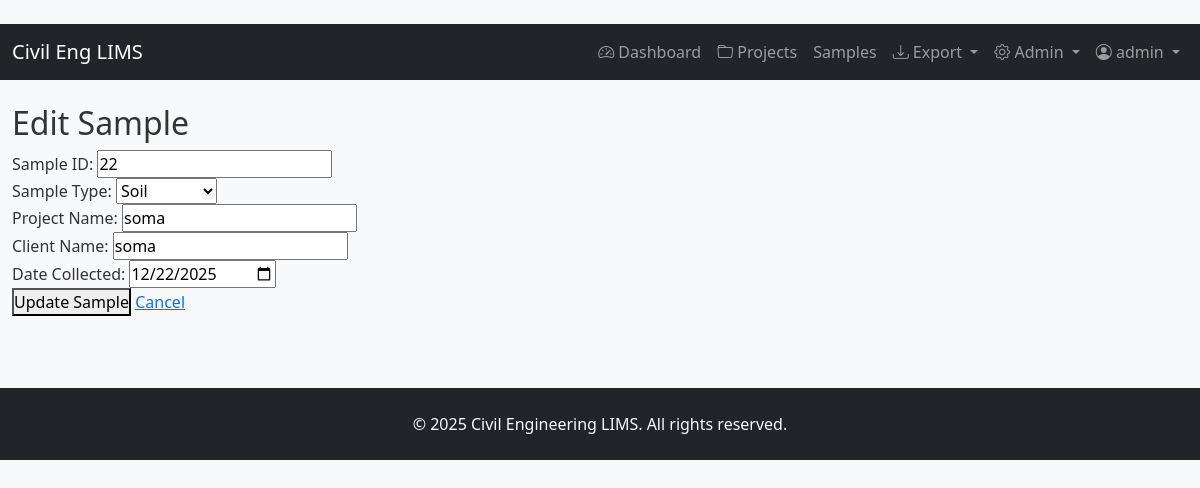
Screenshot of /samples/3/edit (signed in) with the database file from the repository.
### models.py (models this page shows, shortened)
    class User(db.Model, UserMixin):
        __tablename__ = 'users'
        id = db.Column(db.Integer, primary_key=True)
        username = db.Column(db.String(80), unique=True, nullable=False)
        password_hash = db.Column(db.String(255), nullable=False)
        role = db.Column(db.String(30), nullable=False, default='Lab Technician')

    class Sample(db.Model):
        __tablename__ = 'samples'
        id = db.Column(db.Integer, primary_key=True)
        sample_id = db.Column(db.String(50), unique=True, nullable=False)
        sample_type = db.Column(db.String(50), nullable=False)  # Concrete, Soil, Aggregate
        project_id = db.Column(db.Integer, db.ForeignKey('projects.id'))
        project_name = db.Column(db.String(120))  # Kept for backward compatibility
        client_name = db.Column(db.String(120))
        date_collected = db.Column(db.String(30))
        tests = db.relationship('TestResult', backref='sample', lazy=True)

### app.py (the view, shortened to what this page needs)
@app.route('/samples/<int:sample_id>/edit', methods=['GET', 'POST'])
@login_required
@role_required('Admin', 'Lab Technician')
def sample_edit(sample_id):
    s = models.Sample.query.get_or_404(sample_id)
    return render_template('sample_edit.html', sample=s)

### app.py (called while the page is built)
@login_manager.user_loader
def load_user(user_id):
    return models.User.query.get(int(user_id))

def role_required(*roles):
    def decorator(f):
        @wraps(f)
        def wrapped(*args, **kwargs):
            if not current_user or not getattr(current_user, 'is_authenticated', False):
                return login_manager.unauthorized()
            if current_user.role not in roles:
                flash('Permission denied for this action', 'danger')
                return redirect(url_for('index'))
            return f(*args, **kwargs)
        return wrapped
    return decorator

### templates/sample_edit.html (shortened to what this page needs)
{% extends 'base.html' %}
{% block content %}
  <h2>Edit Sample</h2>
  <form method='post'>
    <label>Sample ID: <input type='text' name='sample_id' value='{{ sample.sample_id }}' required></label><br>
    <label>Sample Type:
      <select name='sample_type' required>
        <option value='Soil' {% if sample.sample_type == 'Soil' %}selected{% endif %}>Soil</option>
      </select>
    </label><br>
    <label>Project Name: <input type='text' name='project_name' value='{{ sample.project_name }}'></label><br>
    <label>Client Name: <input type='text' name='client_name' value='{{ sample.client_name }}'></label><br>
    <label>Date Collected: <input type='date' name='date_collected' value='{{ sample.date_collected }}'></label><br>
    <button type='submit'>Update Sample</button>
    <a href='/samples/{{ sample.id }}'>Cancel</a>
  </form>
{% endblock %}

### templates/base.html (shortened to what this page needs)
﻿<!doctype html>
<html lang='en'>
  <head>
    <link href='https://cdn.jsdelivr.net/npm/bootstrap@5.3.0/dist/css/bootstrap.min.css' rel='stylesheet'>
    <link rel='stylesheet' href='https://cdn.jsdelivr.net/npm/bootstrap-icons@1.10.0/font/bootstrap-icons.css'>
    <link rel='stylesheet' href='/static/style.css'>
  </head>
  <body>
    <nav class='navbar navbar-expand-lg navbar-dark bg-dark sticky-top'>
      <div class='container-fluid'>
        <a class='navbar-brand' href='/'>
           Civil Eng LIMS
        </a>
        <div class='collapse navbar-collapse' id='navbarNav'>
          <ul class='navbar-nav ms-auto'>
            <li class='nav-item'>
              <a class='nav-link' href='/'><i class='bi bi-speedometer2'></i> Dashboard</a>
            </li>
            <li class='nav-item'>
              <a class='nav-link' href='/projects'><i class='bi bi-folder'></i> Projects</a>
            </li>
            <li class='nav-item'>
              <a class='nav-link' href='/samples'> Samples</a>
            </li>
            <li class='nav-item dropdown'>
              <a class='nav-link dropdown-toggle' href='#' id='exportDropdown' role='button' data-bs-toggle='dropdown'>
                <i class='bi bi-download'></i> Export
              </a>
            </li>
            {% if current_user.role == 'Admin' %}
              <li class='nav-item dropdown'>
                <a class='nav-link dropdown-toggle' href='#' id='adminDropdown' role='button' data-bs-toggle='dropdown'>
                  <i class='bi bi-gear'></i> Admin
                </a>
              </li>
            {% endif %}
            <li class='nav-item dropdown'>
              <a class='nav-link dropdown-toggle' href='#' id='userDropdown' role='button' data-bs-toggle='dropdown'>
                <i class='bi bi-person-circle'></i> {{ current_user.username }}
              </a>
            </li>
          </ul>
        </div>
      </div>
    </nav>
    <main class='container-fluid py-4'>
      {% block content %}{% endblock %}
    </main>
    <footer class='bg-dark text-light text-center py-4 mt-5'>
      <p class='mb-0'>&copy; 2025 Civil Engineering LIMS. All rights reserved.</p>
    </footer>
  </body>
</html>

### static/style.css (style rules this page uses)
* { margin: 0; padding: 0; box-sizing: border-box; }
body { font-family: 'Segoe UI', Tahoma, Geneva, Verdana, sans-serif; background-color: #f8f9fa; color: #333; }

### rows the page displays
User: username "admin"
Sample: sample_id "22", sample_type "Soil", project_name "soma", client_name "soma", date_collected "12/22/2025"
